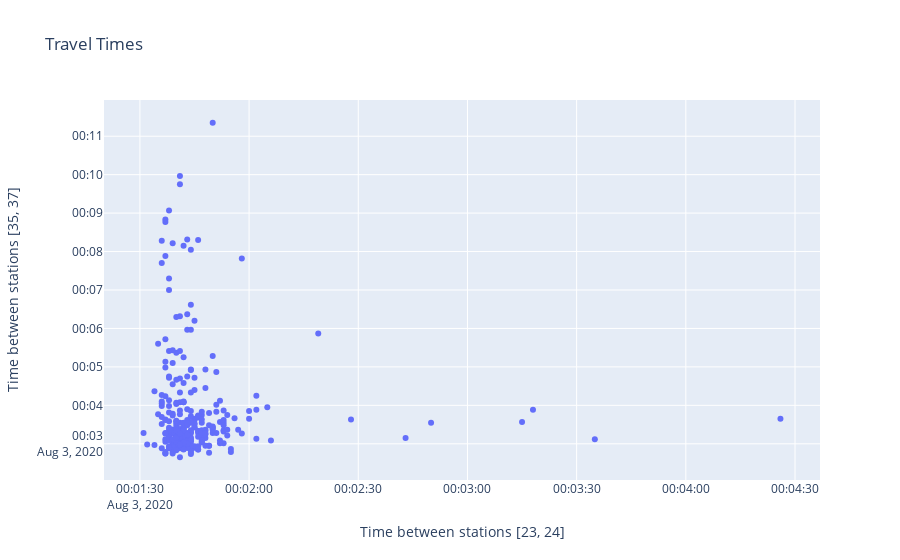

Source (notebook cell):
### Code cell
s1 = 23
s2 = 35
stops = [s1,s1+1,s2,s2+2]
compare_times = afternoon[stops]
# filter out anything with an NA
d = compare_times[compare_times.notnull().all(axis=1)].diff(axis=1)
d1 = d[stops[1]]
d2 = d[stops[3]]
d
# todo: do delays get longer as day goes on?
# doesn't seem to be nice relationships between delay lengths
fig = go.Figure(data=[go.Scatter(mode='markers',
                                 name='Data',
                                 x=d1 + pd.to_datetime('2020-08-03'),
                                 y=d2 + pd.to_datetime('2020-08-03'))])
#fig.add_trace(go.Scatter(x=straightline['x'], y=straightline['y'], name='expected'))
fig.update_layout(
    title=f'Travel Times',
    xaxis_title=f'Time between stations {stops[:2]}',
    yaxis_title=f'Time between stations {stops[-2:]}'
)

### Figure 1 — Plotly figure (JSON) as saved in the notebook; plotly's stock layout.template omitted (floating-point values rounded to 4 significant figures; data arrays with more than 128 entries replaced by an {"elided": "..."} marker saying what was removed)
{"data": [{"mode": "markers", "name": "Data", "type": "scatter", "x": {"elided": "288 str values"}, "y": {"elided": "288 str values"}}], "layout": {"title": {"text": "Travel Times"}, "xaxis": {"title": {"text": "Time between stations [23, 24]"}}, "yaxis": {"title": {"text": "Time between stations [35, 37]"}}}}
